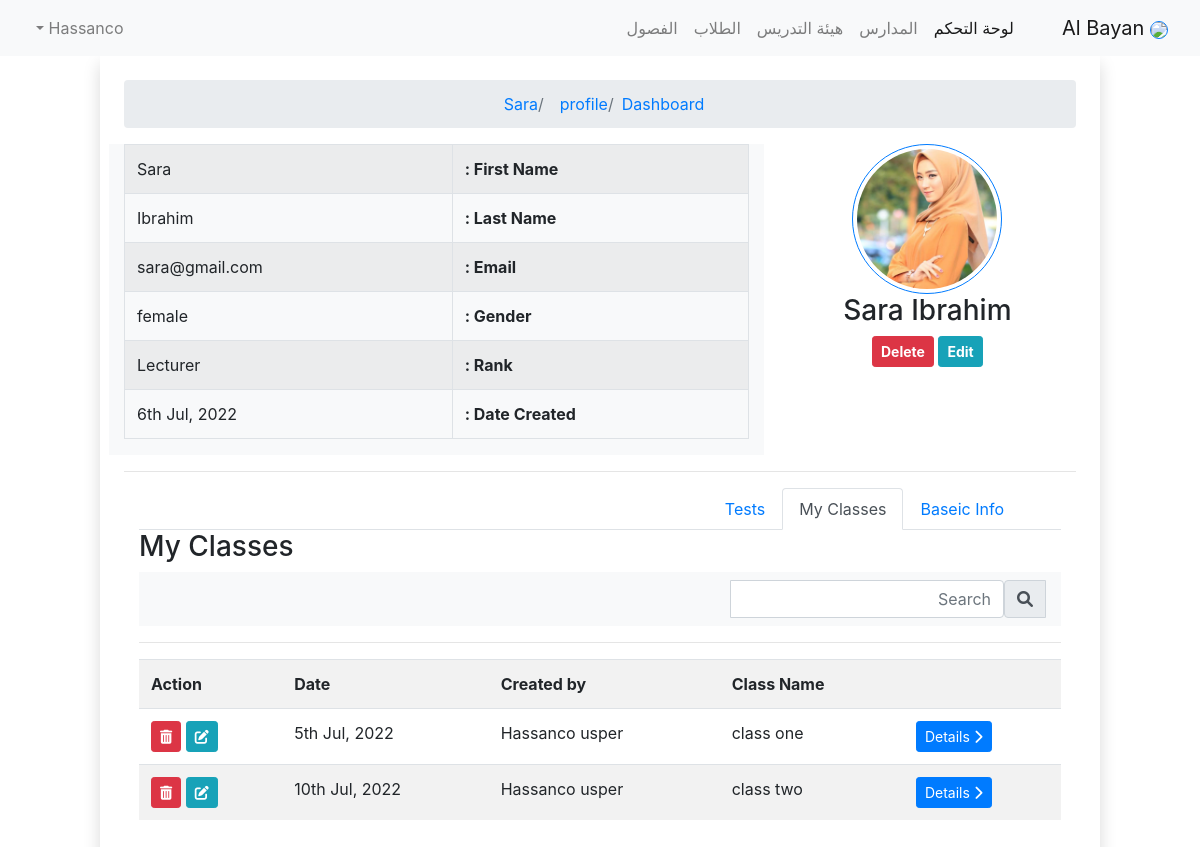
Screenshot of /public/profile/sara.ibrahim?tab=classes (signed in) with the database file from the repository.
### tables this page shows
CREATE TABLE `users` (
  `id` int(11) NOT NULL,
  `firstname` varchar(30) NOT NULL,
  `lastname` varchar(30) NOT NULL,
  `date` datetime NOT NULL,
  `email` varchar(100) NOT NULL,
  `user_id` varchar(60) NOT NULL,
  `gender` varchar(6) NOT NULL,
  `school_id` varchar(60) NOT NULL,
  `rank` varchar(20) NOT NULL,
  `image` varchar(500) DEFAULT NULL,
  `password` varchar(255) NOT NULL
);

CREATE TABLE `classes` (
  `id` int(11) NOT NULL,
  `class` varchar(30) NOT NULL,
  `user_id` varchar(60) NOT NULL,
  `school_id` varchar(60) NOT NULL,
  `class_id` varchar(60) NOT NULL,
  `date` datetime NOT NULL
);

### private/core/app.php (called while the page is built, shortened)
<?php
class App
{
	protected $method = "index";
	function __construct()
	{
		$URL = $this->getURL();
		if (file_exists('../private/controllers/' .$URL[0]. '.php')) {
			unset($URL[0]);
		}else{
			echo "<h1 style='text-align:center'>Controller not found!</h1>";
			die();
		}
		$this->controller = new $this->controller();
		$URL = array_values($URL);
		$this->params = $URL;
		call_user_func_array([$this->controller , $this->method], $this->params);
	}
	public function getURL()
	{
		$url = isset($_GET['url']) ? $_GET['url'] : "home";
		return explode("/", filter_var(trim($url,"/")), FILTER_SANITIZE_URL );
	}
}

### public/index.php (called while the page is built, shortened)
<?php
$app = new App();

### private/core/database.php (called while the page is built)
<?php
class Database
{
	private function connect(){
		$string = DBDRIVER .":host=".DBHOST.";dbname=".DBNAME;
		if (!$con = new PDO($string , DBUSER , DBPASS)) {
			die("could not connect to Database");
		}
		return $con;
	}
	public function query($query , $data = array() , $data_type = "object"){
		$con = $this->connect();
		$stmt = $con->prepare($query);
         $result = false;
		if ($stmt) {
			$check = $stmt->execute($data);
			if ($check) {
				if ($data_type == "object") {
					$result = $stmt->fetchAll(PDO::FETCH_OBJ);
				}else{
					$result = $stmt->fetchAll(PDO::FETCH_ASSOC);
				}
			}
		}
		if(is_array($result)){
			if (property_exists($this, 'afterSelect')) {
			   foreach($this->afterSelect as $func){
				$result = $this->$func($result);
			  }
	        }
		}
		if (is_array($result) && count($result) > 0) {
		 return $result;
    	}
		return false;
	}
}

### private/core/model.php (called while the page is built, shortened)
<?php
class Model extends Database
{
	public function __construct()
	{
		if (!property_exists($this, 'table')) {
			 $this->table = strtolower(get_class($this)). "s";
		}
	}
	protected function get_primary_key($table)
	{
		$query = "SHOW KEYS FROM $table WHERE Key_name = 'primary'";
		$db = new Database();
		$data = $db->query($query);
		if (!empty($data[0])) {
			return $data[0]->Column_name ;
		}
		return 'id';
	}
	public function where($column , $value , $order = 'DESC' , $limit = 10 , $offset = 0)
	{
		$primary_key = $this->get_primary_key($this->table);
		$query = "select * FROM $this->table where $column = :value ORDER BY $primary_key $order lIMIT $limit OFFSET $offset" ;
		$data = $this->query($query,[
			'value' => $value
		]);
		return $data;
	}
	public function first($column , $value ,$order = 'DESC')
	{
		$primary_key = $this->get_primary_key($this->table);
		$query = "select * FROM $this->table where $column = :value ORDER BY $primary_key $order";
		$data = $this->query($query,[
			'value' => $value
		]);
		if(is_array($data)){
			if (property_exists($this, 'afterSelect')) {
			   foreach($this->afterSelect as $func){
				$data = $this->$func($data);
			  }
	        }
		}
		if (is_array($data)) {
			$data = $data[0];
		}
		return $data;
	}
}
?>

### private/core/functions.php (called while the page is built, shortened)
<?php
function esc($var){
  return htmlspecialchars($var);
}
function get_date($date)
{
  return date("jS M, Y",strtotime($date));
}
function get_image($image , $gender = "male"){
   if (!file_exists("$image")) {
        $image = ASSETS. "female1.jpg";
        if ($gender == 'male') {
          $image = ASSETS. "male1.jpg";
        }
    }else{
      $class_img = new Image();
       $image = ROOT . $class_img->profile_thumb($image);
    }
    return $image;
}

### private/models/Image.php (called while the page is built, shortened)
<?php
class Image
{
	public function profile_thumb($image_path)
	{
		$ext = strtolower(pathinfo($image_path , PATHINFO_EXTENSION));
		$thumbnail = str_replace(".".$ext, "_thumb." .$ext, $image_path);
		return $thumbnail;
	}
}

### private/models/Classes_model.php (called while the page is built, shortened)
<?php
class Classes_model extends Model
{
	public function get_user($data)
	{
		$user = new User();
		foreach($data as $key => $row){
			$result = $user->where('user_id' , $row->user_id);
			$data[$key]->user = is_array($result) ? $result[0] : false;
		}
		return $data;
	}
}

### private/models/Auth.php (called while the page is built, shortened)
<?php
class Auth
{
    public static function access($rank  = "student")
    {
        $logged_in_rank = $_SESSION['USER']->rank;
        $RANK['super_admin'] = ['super_admin' , 'admin' , 'lecturer' , 'reception' , 'student'];
        $RANK['admin']       = ['admin' , 'lecturer' , 'reception' , 'student'];
        $RANK['lecturer']    = [ 'lecturer' , 'reception' , 'student'];
        $RANK['reception']   = ['reception' , 'student'];
        $RANK['student']     = ['student'];
        if (in_array($rank, $RANK[$logged_in_rank])) {
            return true;
        }
        return false;
    }
}

### private/views/profile.view.php (the view, shortened to what this page needs)
<div class="container-fluid p-4 mx-auto shadow" style="max-width: 1000px;">
 <?php if ($row):?>
    <?php
    $image = get_image($row->image , $row->gender);
    ?>
	   <div class="row">
	   	<div class="col-lg-4">
	   		<img src="<?=$image?>" class="d-block mx-auto rounded-circle border border-primary p-1" style="width:150px">
	   		<h3 class="text-center"><?=esc($row->firstname)?> <?=esc($row->lastname) ?></h3>
	   		<?php if (Auth::access('reception') || (Auth::access('reception') && $row->rank == 'student')): ?>
		   		<div class="text-center">
		   			<a href="<?=ROOT?>profile/edit/<?=$row->user_id?>">
		   				<button class="btn btn-sm btn-info  font-weight-bold">Edit</button>
		   			</a>
		   			<a href="<?=ROOT?>profile/delete/<?=$row->user_id?>">
	   		    		<button class="btn btn-sm btn-danger font-weight-bold">Delete</button>
	   		      </a>
		   		</div>
	   		<?php endif; ?>
	   	</div>
	   	<div class="col-lg-8 bg-light">
		   	<div class="table-responsive">
		   		<table class="table table-hover table-striped table-bordered">
		   			<tr><th>First Name : </th><td><?=esc($row->firstname )?></td></tr>
		   			<tr><th>Last Name : </th><td><?=esc($row->lastname )?></td></tr>
		   			<tr><th>Email : </th><td><?=esc($row->email) ?></td></tr>
		   			<tr><th>Gender : </th><td><?=esc($row->gender) ?></td></tr>
		   			<tr><th>Rank : </th><td><?=esc(ucwords(str_replace("_"," ",$row->rank))) ?></td></tr>
		   			<tr><th>Date Created : </th><td><?=get_date($row->date) ?></td></tr>
		   		</table>
		   	</div>
	   	</div>
	   </div>
	    <hr>
	   <div class="container-fluid">
	   	 <ul class="nav nav-tabs">
			<li class="nav-item">
			  <a class="nav-link <?=$page_tab == 'info' ? 'active' : '' ;?>" href="<?=ROOT?>profile/<?=$row->user_id?>">Baseic Info</a>
			</li>
			<?php if (Auth::access('lecturer') || Auth::i_own_content($row)): ?>
				<li class="nav-item">
			   	  <a class="nav-link <?=$page_tab == 'classes' ? 'active' : '' ;?>" href="<?=ROOT?>profile/<?=$row->user_id?>?tab=classes">My Classes</a>
				</li>
				<li class="nav-item">
				  <a class="nav-link <?=$page_tab == 'tests' ? 'active' : '' ;?>" href="<?=ROOT?>profile/<?=$row->user_id?>?tab=tests">Tests</a>
				</li>
		  <?php endif; ?>
	     </ul>
	     <?php
	       switch ($page_tab) {
	       	case 'classes':
	       	   if (Auth::access('lecturer') || Auth::i_own_content($row)) {
		       	    include(views_path('profile-tab-classes'));
	       	   }else{
                  include(views_path('access-denied'));
	       	   }
	       		break;
	       }
	      ?>
	   </div>
	<?php else: ?>
		<h3 class="text-center">That Profile was not found</h3>
<?php endif; ?>
</div>

### private/views/classes.inc.php
<div class="card-group justify-content-center">
    <table class="table table-hover table-striped">
      <tr>
        <th></th>
        <th>Class Name</th>
        <th>Created by</th>
        <th>Date</th>
        <th>Action</th>
      </tr>
  <?php if(isset($rows) && $rows): ?>
    <?php foreach($rows as $row): ?>
      <tr>
        <td>
          <a href="<?=ROOT?>single_class/<?= $row->class_id?>?tab=students">
            <button class="btn btn-sm btn-primary"><i class="fa fa-chevron-right"></i> Details</button>
          </a>
        </td>
        <td><?= $row->class?></td>
        <td><?= $row->user->firstname ?> <?= $row->user->lastname ?></td>
        <td><?= get_date($row->date)?></td>
        <td>
          <?php if(Auth::access('lecturer')): ?>
          <a href="<?=ROOT?>classes/edit/<?= $row->id?>">
             <button class="btn btn-sm btn-info"><i class="fa fa-edit"></i> </button>
          </a>
          <a href="<?=ROOT?>classes/delete/<?= $row->id?>">
             <button class="btn btn-sm btn-danger"><i class="fa fa-trash-alt"></i> </button>
          </a>
          <?php endif; ?>
        </td>
      </tr>
    <?php endforeach; ?>
  <?php else: ?>
   <tr><td colspan="5"><h4 class="text-center">No classes were found at this time</h4></td></tr>
  <?php endif; ?>
  </table>
</div>

### rows the page displays
users: firstname "Sara", lastname "Ibrahim", email "sara@gmail.com", gender "female", rank "Lecturer", date "6th Jul, 2022"
classes: class "class one", date "5th Jul, 2022"
users: firstname "Hassanco", lastname "usper"
classes: class "class two", date "10th Jul, 2022"

### other values shown
Auth::getSchool_name() "Al Bayan"
$crumb[0] "Dashboard"
$crumb[0] "profile"
$crumb[0] "Sara"
